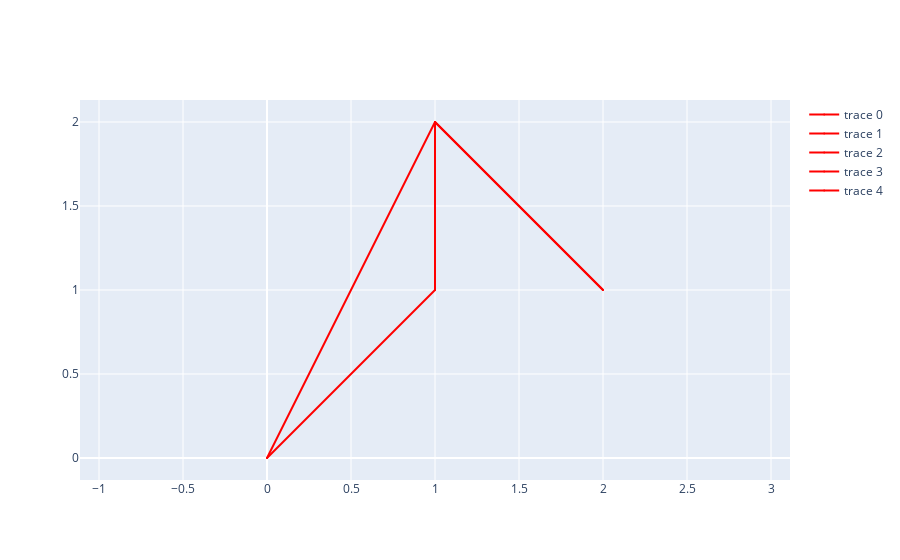

Write notebook code for a chart like this one.
### Code cell
plot(
    np.array([
        [1, 2, 0],
        [2, 1, 0],
        [1, 1, 1],
        [0, 0, 3],
    ]),
    [1, 0, 3, 2, 0, 1]
)

### Figure 1 — Plotly figure (JSON) as saved in the notebook; plotly's stock layout.template omitted (floating-point values rounded to 4 significant figures)
{"data": [{"line": {"color": "red"}, "marker": {"color": "red", "size": 2}, "mode": "lines+markers+text", "type": "scatter", "x": [2, 1], "y": [1, 2]}, {"line": {"color": "red"}, "marker": {"color": "red", "size": 2}, "mode": "lines+markers+text", "type": "scatter", "x": [1, 0], "y": [2, 0]}, {"line": {"color": "red"}, "marker": {"color": "red", "size": 2}, "mode": "lines+markers+text", "type": "scatter", "x": [0, 1], "y": [0, 1]}, {"line": {"color": "red"}, "marker": {"color": "red", "size": 2}, "mode": "lines+markers+text", "type": "scatter", "x": [1, 1], "y": [1, 2]}, {"line": {"color": "red"}, "marker": {"color": "red", "size": 2}, "mode": "lines+markers+text", "type": "scatter", "x": [1, 2], "y": [2, 1]}], "layout": {"yaxis": {"scaleanchor": "x", "scaleratio": 1}}}
